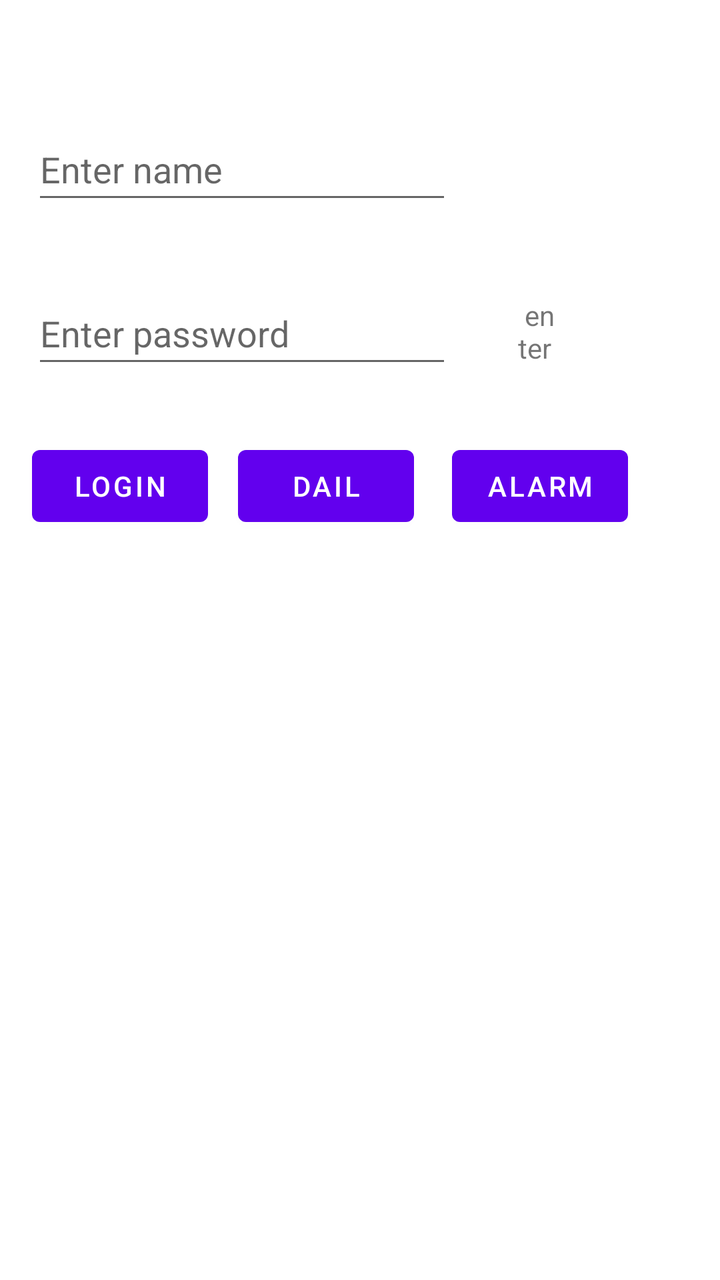
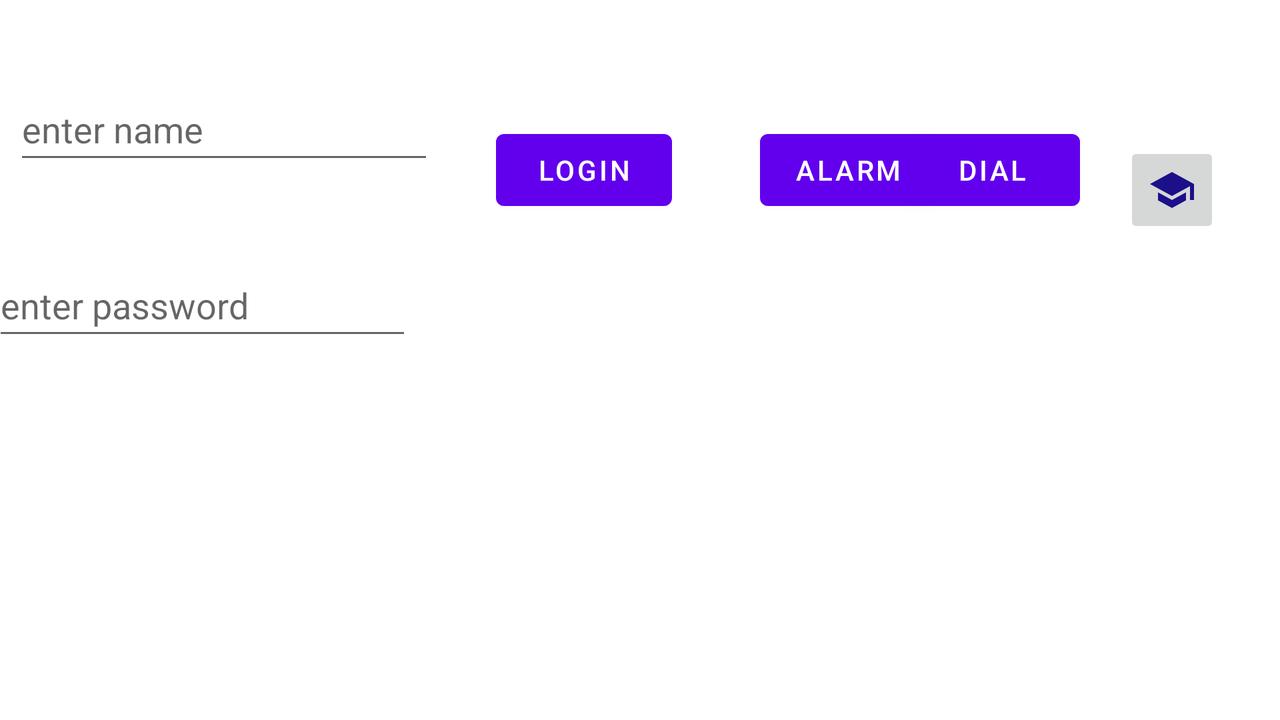

First picture: res/layout/ on a phone held upright. Second picture: the repository's own variant of that layout, on a device whose configuration matches the variant's folder. Source for both follows.
<!-- AndroidManifest.xml: application theme Theme.Synchronoss2 -->
<!-- res/layout/activity_3.xml -->
<?xml version="1.0" encoding="utf-8"?>
<androidx.constraintlayout.widget.ConstraintLayout xmlns:android="http://schemas.android.com/apk/res/android"
    xmlns:app="http://schemas.android.com/apk/res-auto"
    xmlns:tools="http://schemas.android.com/tools"
    android:layout_width="match_parent"
    android:layout_height="match_parent"
    tools:context=".Activity3">

    <EditText
        android:id="@+id/ed1Name"
        android:layout_width="wrap_content"
        android:layout_height="wrap_content"
        android:layout_marginStart="16dp"
        android:layout_marginTop="59dp"
        android:ems="10"
        android:hint="Enter name"
        android:inputType="textPersonName"
        android:minHeight="48dp"
        app:layout_constraintStart_toStartOf="parent"
        app:layout_constraintTop_toTopOf="parent" />

    <EditText
        android:id="@+id/editTextTextPassword"
        android:layout_width="wrap_content"
        android:layout_height="wrap_content"
        android:layout_marginStart="16dp"
        android:layout_marginTop="34dp"
        android:layout_marginEnd="33dp"
        android:ems="10"
        android:hint="Enter password"
        android:inputType="textPassword"
        android:minHeight="48dp"
        app:layout_constraintEnd_toStartOf="@+id/tvMain"
        app:layout_constraintStart_toStartOf="parent"
        app:layout_constraintTop_toBottomOf="@+id/ed1Name" />

    <Button
        android:id="@+id/btnLogin"
        android:layout_width="wrap_content"
        android:layout_height="wrap_content"
        android:layout_marginStart="16dp"
        android:onClick="clickhandler"
        android:text="Login"
        app:layout_constraintBaseline_toBaselineOf="@+id/btnDail"
        app:layout_constraintStart_toStartOf="parent" />

    <Button
        android:id="@+id/btnDail"
        android:layout_width="wrap_content"
        android:layout_height="wrap_content"
        android:layout_marginStart="15dp"
        android:layout_marginTop="30dp"
        android:onClick="clickhandler"
        android:text="Dail"
        app:layout_constraintStart_toEndOf="@+id/btnLogin"
        app:layout_constraintTop_toBottomOf="@+id/editTextTextPassword" />

    <Button
        android:id="@+id/btnAlarm"
        android:layout_width="wrap_content"
        android:layout_height="wrap_content"
        android:layout_marginStart="19dp"
        android:onClick="clickhandler"
        android:text="Alarm"
        app:layout_constraintBaseline_toBaselineOf="@+id/btnDail"
        app:layout_constraintStart_toEndOf="@+id/btnDail" />

    <TextView
        android:id="@+id/tvMain"
        android:layout_width="0dp"
        android:layout_height="0dp"
        android:layout_marginTop="7dp"
        android:layout_marginEnd="80dp"
        android:layout_marginBottom="7dp"
        android:text=" enter"
        app:layout_constraintBottom_toBottomOf="@+id/editTextTextPassword"
        app:layout_constraintEnd_toEndOf="parent"
        app:layout_constraintStart_toEndOf="@+id/editTextTextPassword"
        app:layout_constraintTop_toTopOf="@+id/editTextTextPassword" />
</androidx.constraintlayout.widget.ConstraintLayout>
<!-- resources referenced by this layout -->
<resources>
  <style name="Theme.Synchronoss2" parent="Theme.MaterialComponents.DayNight.DarkActionBar">
          
          <item name="colorPrimary">@color/purple_500</item>
          <item name="colorPrimaryVariant">@color/purple_700</item>
          <item name="colorOnPrimary">@color/white</item>
          
          <item name="colorSecondary">@color/teal_200</item>
          <item name="colorSecondaryVariant">@color/teal_700</item>
          <item name="colorOnSecondary">@color/black</item>
          
          <item name="android:statusBarColor" tools:targetApi="l">?attr/colorPrimaryVariant</item>
          
      </style>
</resources>
<!-- res/layout-land/activity_3.xml (the repository's variant of the layout above) -->
<!-- drawn on the phone turned sideways -->
<?xml version="1.0" encoding="utf-8"?>
<androidx.constraintlayout.widget.ConstraintLayout xmlns:android="http://schemas.android.com/apk/res/android"
    xmlns:app="http://schemas.android.com/apk/res-auto"
    xmlns:tools="http://schemas.android.com/tools"
    android:layout_width="match_parent"
    android:layout_height="match_parent"
    tools:context=".MainActivity">

    <EditText
        android:id="@+id/ed1Name"
        android:layout_width="wrap_content"
        android:layout_height="wrap_content"
        android:layout_marginStart="7dp"
        android:layout_marginTop="39dp"
        android:ems="10"
        android:hint="enter name"
        android:inputType="textPersonName"
        android:minHeight="48dp"
        app:layout_constraintStart_toStartOf="parent"
        app:layout_constraintTop_toTopOf="parent" />

    <EditText
        android:id="@+id/etPassword"
        android:layout_width="wrap_content"
        android:layout_height="wrap_content"
        android:layout_marginTop="127dp"
        android:layout_marginEnd="11dp"
        android:ems="10"
        android:hint="enter password"
        android:inputType="textPassword"
        android:minHeight="48dp"
        app:layout_constraintEnd_toEndOf="@+id/ed1Name"
        app:layout_constraintTop_toTopOf="parent" />

    <Button
        android:id="@+id/btnLogin"
        android:layout_width="wrap_content"
        android:layout_height="wrap_content"
        android:layout_marginStart="31dp"
        android:onClick="clickHandler"
        android:text="login"
        app:layout_constraintBaseline_toBaselineOf="@+id/btnAlarm"
        app:layout_constraintStart_toEndOf="@+id/ed1Name" />

    <Button
        android:id="@+id/btnDial"
        android:layout_width="@dimen/button_width"
        android:layout_height="wrap_content"

        android:layout_marginEnd="22dp"
        android:layout_marginBottom="10dp"
        android:onClick="clickHandler"
        android:text="dial"
        app:layout_constraintBottom_toBottomOf="@+id/imageButton"
        app:layout_constraintEnd_toStartOf="@+id/imageButton" />

    <Button
        android:id="@+id/btnAlarm"
        android:layout_width="wrap_content"
        android:layout_height="wrap_content"
        android:layout_marginStart="44dp"
        android:onClick="clickHandler"
        android:text="alarm"
        app:layout_constraintBottom_toBottomOf="@+id/btnDial"
        app:layout_constraintStart_toEndOf="@+id/btnLogin"
        app:layout_constraintTop_toTopOf="@+id/btnDial" />

    <ImageButton
        android:id="@+id/imageButton"
        android:layout_width="wrap_content"
        android:layout_height="wrap_content"
        android:layout_marginTop="71dp"
        android:layout_marginEnd="30dp"
        android:minHeight="48dp"
        app:layout_constraintEnd_toEndOf="parent"
        app:layout_constraintTop_toTopOf="parent"
        app:srcCompat="@drawable/ic_baseline_school_24" />

</androidx.constraintlayout.widget.ConstraintLayout>
<!-- resources referenced by the variant -->
<!-- as the phone turned sideways resolves them -->
<resources>
  <!-- drawable ic_baseline_school_24 (drawable) -->
  <vector android:height="24dp" android:tint="#1C108A"
      android:viewportHeight="24" android:viewportWidth="24"
      android:width="24dp" xmlns:android="http://schemas.android.com/apk/res/android">
      <path android:fillColor="@android:color/white" android:pathData="M5,13.18v4L12,21l7,-3.82v-4L12,17l-7,-3.82zM12,3L1,9l11,6 9,-4.91V17h2V9L12,3z"/>
  </vector>
  <style name="Theme.Synchronoss2" parent="Theme.MaterialComponents.DayNight.DarkActionBar">
          
          <item name="colorPrimary">@color/purple_500</item>
          <item name="colorPrimaryVariant">@color/purple_700</item>
          <item name="colorOnPrimary">@color/white</item>
          
          <item name="colorSecondary">@color/teal_200</item>
          <item name="colorSecondaryVariant">@color/teal_700</item>
          <item name="colorOnSecondary">@color/black</item>
          
          <item name="android:statusBarColor" tools:targetApi="l">?attr/colorPrimaryVariant</item>
          
      </style>
</resources>
